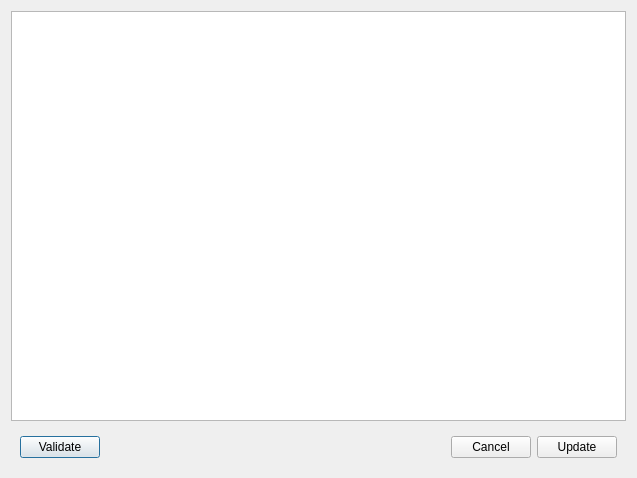
<?xml version="1.0" encoding="UTF-8"?>
<ui version="4.0">
 <class>SMSettingUpdate</class>
 <widget class="QDialog" name="SMSettingUpdate">
  <property name="geometry">
   <rect>
    <x>0</x>
    <y>0</y>
    <width>637</width>
    <height>478</height>
   </rect>
  </property>
  <property name="windowTitle">
   <string>Update Dialog</string>
  </property>
  <layout class="QVBoxLayout" name="verticalLayout">
   <item>
    <widget class="QPlainTextEdit" name="textEdit"/>
   </item>
   <item>
    <widget class="QWidget" name="widget" native="true">
     <layout class="QHBoxLayout" name="horizontalLayout">
      <item>
       <widget class="QPushButton" name="validateButton">
        <property name="text">
         <string>Validate</string>
        </property>
       </widget>
      </item>
      <item>
       <spacer name="horizontalSpacer">
        <property name="orientation">
         <enum>Qt::Horizontal</enum>
        </property>
        <property name="sizeHint" stdset="0">
         <size>
          <width>40</width>
          <height>20</height>
         </size>
        </property>
       </spacer>
      </item>
      <item>
       <widget class="QPushButton" name="cancelButton">
        <property name="text">
         <string>Cancel</string>
        </property>
       </widget>
      </item>
      <item>
       <widget class="QPushButton" name="updateButton">
        <property name="text">
         <string>Update</string>
        </property>
       </widget>
      </item>
     </layout>
    </widget>
   </item>
  </layout>
 </widget>
 <resources/>
 <connections/>
</ui>
